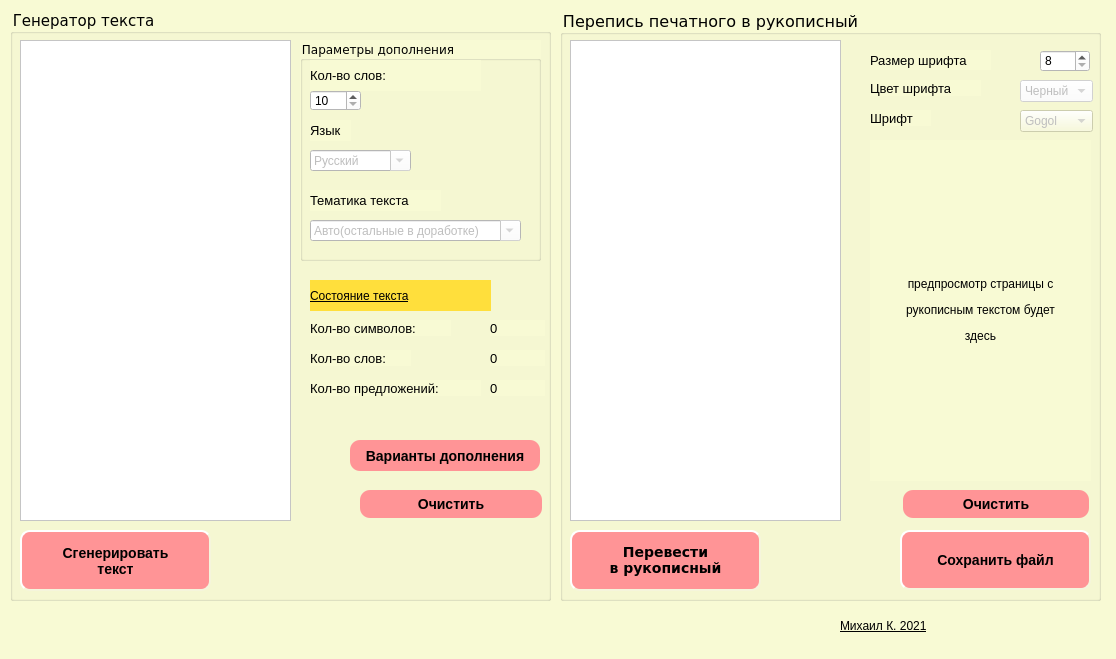
<?xml version="1.0" encoding="UTF-8"?>
<ui version="4.0">
 <class>MainWindow</class>
 <widget class="QMainWindow" name="MainWindow">
  <property name="geometry">
   <rect>
    <x>0</x>
    <y>0</y>
    <width>1116</width>
    <height>659</height>
   </rect>
  </property>
  <property name="windowTitle">
   <string>MainWindow</string>
  </property>
  <property name="styleSheet">
   <string notr="true">background-color: rgb(248, 250, 212);</string>
  </property>
  <property name="iconSize">
   <size>
    <width>32</width>
    <height>32</height>
   </size>
  </property>
  <widget class="QWidget" name="centralwidget">
   <widget class="QGroupBox" name="groupBox">
    <property name="geometry">
     <rect>
      <x>10</x>
      <y>10</y>
      <width>541</width>
      <height>591</height>
     </rect>
    </property>
    <property name="font">
     <font>
      <family>Verdana</family>
      <pointsize>11</pointsize>
     </font>
    </property>
    <property name="title">
     <string>Генератор текста</string>
    </property>
    <widget class="QTextEdit" name="textEdit">
     <property name="geometry">
      <rect>
       <x>10</x>
       <y>30</y>
       <width>271</width>
       <height>481</height>
      </rect>
     </property>
     <property name="cursor" stdset="0">
      <cursorShape>ArrowCursor</cursorShape>
     </property>
     <property name="toolTip">
      <string>&lt;html&gt;&lt;head/&gt;&lt;body&gt;&lt;p&gt;Введите свой текст, нажмите кнопку&lt;/p&gt;&lt;/body&gt;&lt;/html&gt;</string>
     </property>
     <property name="whatsThis">
      <string>&lt;html&gt;&lt;head/&gt;&lt;body&gt;&lt;p&gt;Введите свое предложение, нажмите на кнопку, оно будет дополнено&lt;/p&gt;&lt;/body&gt;&lt;/html&gt;</string>
     </property>
     <property name="styleSheet">
      <string notr="true">font: 9pt &quot;Verdana&quot;;
background-color: rgb(255, 255, 255);
text-align: justify;
</string>
     </property>
    </widget>
    <widget class="QGroupBox" name="groupBox_2">
     <property name="geometry">
      <rect>
       <x>290</x>
       <y>30</y>
       <width>241</width>
       <height>221</height>
      </rect>
     </property>
     <property name="font">
      <font>
       <family>Verdana</family>
       <pointsize>9</pointsize>
      </font>
     </property>
     <property name="title">
      <string>Параметры дополнения</string>
     </property>
     <widget class="QLabel" name="label">
      <property name="geometry">
       <rect>
        <x>10</x>
        <y>20</y>
        <width>171</width>
        <height>31</height>
       </rect>
      </property>
      <property name="font">
       <font>
        <family>MS Shell Dlg 2</family>
        <pointsize>10</pointsize>
        <weight>9</weight>
        <italic>false</italic>
        <bold>false</bold>
       </font>
      </property>
      <property name="styleSheet">
       <string notr="true">font: 75 10pt;</string>
      </property>
      <property name="text">
       <string>Кол-во слов:</string>
      </property>
     </widget>
     <widget class="QSpinBox" name="spinBox">
      <property name="geometry">
       <rect>
        <x>10</x>
        <y>50</y>
        <width>51</width>
        <height>21</height>
       </rect>
      </property>
      <property name="styleSheet">
       <string notr="true">background-color: rgb(255, 255, 255);</string>
      </property>
      <property name="minimum">
       <number>10</number>
      </property>
      <property name="maximum">
       <number>60</number>
      </property>
     </widget>
     <widget class="QComboBox" name="comboBox">
      <property name="enabled">
       <bool>false</bool>
      </property>
      <property name="geometry">
       <rect>
        <x>10</x>
        <y>110</y>
        <width>101</width>
        <height>21</height>
       </rect>
      </property>
      <property name="styleSheet">
       <string notr="true">background-color: rgb(255, 255, 255);</string>
      </property>
      <property name="editable">
       <bool>true</bool>
      </property>
      <item>
       <property name="text">
        <string>Русский</string>
       </property>
      </item>
      <item>
       <property name="text">
        <string>English(beta)</string>
       </property>
      </item>
     </widget>
     <widget class="QLabel" name="label_2">
      <property name="geometry">
       <rect>
        <x>10</x>
        <y>80</y>
        <width>41</width>
        <height>21</height>
       </rect>
      </property>
      <property name="styleSheet">
       <string notr="true">font: 75 10pt;</string>
      </property>
      <property name="text">
       <string>Язык</string>
      </property>
     </widget>
     <widget class="QLabel" name="label_3">
      <property name="geometry">
       <rect>
        <x>10</x>
        <y>150</y>
        <width>131</width>
        <height>21</height>
       </rect>
      </property>
      <property name="styleSheet">
       <string notr="true">font: 75 10pt;</string>
      </property>
      <property name="text">
       <string>Тематика текста</string>
      </property>
     </widget>
     <widget class="QComboBox" name="comboBox_2">
      <property name="enabled">
       <bool>false</bool>
      </property>
      <property name="geometry">
       <rect>
        <x>10</x>
        <y>180</y>
        <width>211</width>
        <height>21</height>
       </rect>
      </property>
      <property name="styleSheet">
       <string notr="true">background-color: rgb(255, 255, 255);</string>
      </property>
      <property name="editable">
       <bool>true</bool>
      </property>
      <item>
       <property name="text">
        <string>Авто(остальные в доработке)</string>
       </property>
      </item>
      <item>
       <property name="text">
        <string>Русский язык</string>
       </property>
      </item>
      <item>
       <property name="text">
        <string>Математика</string>
       </property>
      </item>
      <item>
       <property name="text">
        <string>Физика</string>
       </property>
      </item>
      <item>
       <property name="text">
        <string>Правоведение</string>
       </property>
      </item>
      <item>
       <property name="text">
        <string>Экономика</string>
       </property>
      </item>
      <item>
       <property name="text">
        <string>История</string>
       </property>
      </item>
     </widget>
    </widget>
    <widget class="QPushButton" name="pushButton">
     <property name="geometry">
      <rect>
       <x>10</x>
       <y>520</y>
       <width>191</width>
       <height>61</height>
      </rect>
     </property>
     <property name="cursor">
      <cursorShape>PointingHandCursor</cursorShape>
     </property>
     <property name="styleSheet">
      <string notr="true">QPushButton#pushButton {
	background-color: rgb(255, 148, 150);
	border-style: outset;
    border-width: 2px;
    border-radius: 10px;
    border-color: beige;
    font: bold 14px;
    min-width: 10em;
    padding: 6px;
}

QPushButton#pushButton:pressed{
	background-color: rgb(212, 155, 139);
}
</string>
     </property>
     <property name="text">
      <string>Сгенерировать
текст</string>
     </property>
    </widget>
    <widget class="QLabel" name="label_5">
     <property name="geometry">
      <rect>
       <x>300</x>
       <y>310</y>
       <width>141</width>
       <height>16</height>
      </rect>
     </property>
     <property name="styleSheet">
      <string notr="true">font: 75 10pt;</string>
     </property>
     <property name="text">
      <string>Кол-во символов:</string>
     </property>
    </widget>
    <widget class="QLabel" name="label_6">
     <property name="geometry">
      <rect>
       <x>300</x>
       <y>270</y>
       <width>181</width>
       <height>31</height>
      </rect>
     </property>
     <property name="styleSheet">
      <string notr="true">font: 75 12pt &quot;Verdana&quot;;
text-decoration: underline bold;
border-color: rgb(191, 28, 255);
background-color: rgb(255, 223, 60);</string>
     </property>
     <property name="text">
      <string>Состояние текста</string>
     </property>
    </widget>
    <widget class="QLabel" name="label_7">
     <property name="geometry">
      <rect>
       <x>300</x>
       <y>340</y>
       <width>101</width>
       <height>16</height>
      </rect>
     </property>
     <property name="styleSheet">
      <string notr="true">font: 75 10pt;</string>
     </property>
     <property name="text">
      <string>Кол-во слов:</string>
     </property>
    </widget>
    <widget class="QLabel" name="label_8">
     <property name="geometry">
      <rect>
       <x>300</x>
       <y>370</y>
       <width>171</width>
       <height>16</height>
      </rect>
     </property>
     <property name="styleSheet">
      <string notr="true">font: 75 10pt;</string>
     </property>
     <property name="text">
      <string>Кол-во предложений:</string>
     </property>
    </widget>
    <widget class="QLabel" name="label_Symb">
     <property name="geometry">
      <rect>
       <x>480</x>
       <y>310</y>
       <width>55</width>
       <height>16</height>
      </rect>
     </property>
     <property name="styleSheet">
      <string notr="true">font: 75 10pt;</string>
     </property>
     <property name="text">
      <string>0</string>
     </property>
    </widget>
    <widget class="QLabel" name="label_Word">
     <property name="geometry">
      <rect>
       <x>480</x>
       <y>340</y>
       <width>55</width>
       <height>16</height>
      </rect>
     </property>
     <property name="styleSheet">
      <string notr="true">font: 75 10pt;</string>
     </property>
     <property name="text">
      <string>0</string>
     </property>
    </widget>
    <widget class="QLabel" name="label_Sent">
     <property name="geometry">
      <rect>
       <x>480</x>
       <y>370</y>
       <width>55</width>
       <height>16</height>
      </rect>
     </property>
     <property name="styleSheet">
      <string notr="true">font: 75 10pt;</string>
     </property>
     <property name="text">
      <string>0</string>
     </property>
    </widget>
    <widget class="QPushButton" name="pushButton_3">
     <property name="geometry">
      <rect>
       <x>340</x>
       <y>430</y>
       <width>190</width>
       <height>31</height>
      </rect>
     </property>
     <property name="cursor">
      <cursorShape>PointingHandCursor</cursorShape>
     </property>
     <property name="styleSheet">
      <string notr="true">QPushButton#pushButton_3 {
	background-color: rgb(255, 148, 150);
    border-width: 2px;
    border-radius: 10px;
    border-color: beige;
    font: bold 14px;
    min-width: 10em;
    padding: 6px;
}

QPushButton#pushButton_3:pressed{
	background-color: rgb(212, 155, 139);
}
</string>
     </property>
     <property name="text">
      <string>Варианты дополнения</string>
     </property>
    </widget>
    <widget class="QPushButton" name="pushButton_4">
     <property name="geometry">
      <rect>
       <x>350</x>
       <y>480</y>
       <width>182</width>
       <height>28</height>
      </rect>
     </property>
     <property name="minimumSize">
      <size>
       <width>182</width>
       <height>0</height>
      </size>
     </property>
     <property name="cursor">
      <cursorShape>PointingHandCursor</cursorShape>
     </property>
     <property name="styleSheet">
      <string notr="true">QPushButton#pushButton_4 {
	background-color: rgb(255, 148, 150);
    border-width: 2px;
    border-radius: 10px;
    border-color: beige;
    font: bold 14px;
    min-width: 10em;
    padding: 6px;
}

QPushButton#pushButton_4:pressed{
	background-color: rgb(212, 155, 139);
}
</string>
     </property>
     <property name="text">
      <string>Очистить</string>
     </property>
    </widget>
    <zorder>groupBox_2</zorder>
    <zorder>textEdit</zorder>
    <zorder>pushButton</zorder>
    <zorder>label_5</zorder>
    <zorder>label_6</zorder>
    <zorder>label_7</zorder>
    <zorder>label_8</zorder>
    <zorder>label_Symb</zorder>
    <zorder>label_Word</zorder>
    <zorder>label_Sent</zorder>
    <zorder>pushButton_3</zorder>
    <zorder>pushButton_4</zorder>
   </widget>
   <widget class="QGroupBox" name="groupBox_3">
    <property name="geometry">
     <rect>
      <x>560</x>
      <y>10</y>
      <width>541</width>
      <height>591</height>
     </rect>
    </property>
    <property name="font">
     <font>
      <family>Verdana</family>
      <pointsize>12</pointsize>
     </font>
    </property>
    <property name="title">
     <string>Перепись печатного в рукописный</string>
    </property>
    <widget class="QTextEdit" name="textEdit_2">
     <property name="geometry">
      <rect>
       <x>10</x>
       <y>30</y>
       <width>271</width>
       <height>481</height>
      </rect>
     </property>
     <property name="cursor" stdset="0">
      <cursorShape>IBeamCursor</cursorShape>
     </property>
     <property name="toolTip">
      <string>&lt;html&gt;&lt;head/&gt;&lt;body&gt;&lt;p&gt;Введите текст, нажмите кнопку, сохраните изображение&lt;/p&gt;&lt;/body&gt;&lt;/html&gt;</string>
     </property>
     <property name="whatsThis">
      <string>&lt;html&gt;&lt;head/&gt;&lt;body&gt;&lt;p&gt;Введите текст, нажмите кнопку, сохраните изображение&lt;/p&gt;&lt;/body&gt;&lt;/html&gt;</string>
     </property>
     <property name="styleSheet">
      <string notr="true">font: 9pt &quot;Verdana&quot;;
background-color: rgb(255, 255, 255);
text-align: justify;

</string>
     </property>
    </widget>
    <widget class="QPushButton" name="pushButton_2">
     <property name="geometry">
      <rect>
       <x>10</x>
       <y>520</y>
       <width>191</width>
       <height>61</height>
      </rect>
     </property>
     <property name="font">
      <font>
       <family>Verdana</family>
       <pointsize>-1</pointsize>
       <weight>75</weight>
       <italic>false</italic>
       <bold>true</bold>
      </font>
     </property>
     <property name="cursor">
      <cursorShape>PointingHandCursor</cursorShape>
     </property>
     <property name="styleSheet">
      <string notr="true">QPushButton#pushButton_2 {
	background-color: rgb(255, 148, 150);
	border-style: outset;
    border-width: 2px;
    border-radius: 10px;
    border-color: beige;
    font: bold 14px;
    min-width: 10em;
    padding: 6px;
}

QPushButton#pushButton_2:pressed{
	background-color: rgb(212, 155, 139);
}
</string>
     </property>
     <property name="text">
      <string>Перевести 
в рукописный</string>
     </property>
    </widget>
    <widget class="QLabel" name="label_image">
     <property name="geometry">
      <rect>
       <x>310</x>
       <y>130</y>
       <width>221</width>
       <height>341</height>
      </rect>
     </property>
     <property name="text">
      <string>&lt;html&gt;&lt;head/&gt;&lt;body&gt;&lt;p align=&quot;center&quot;&gt;предпросмотр страницы с&lt;/p&gt;&lt;p align=&quot;center&quot;&gt;рукописным текстом будет&lt;/p&gt;&lt;p align=&quot;center&quot;&gt; здесь&lt;/p&gt;&lt;/body&gt;&lt;/html&gt;</string>
     </property>
     <property name="scaledContents">
      <bool>true</bool>
     </property>
    </widget>
    <widget class="QLabel" name="label_10">
     <property name="geometry">
      <rect>
       <x>310</x>
       <y>40</y>
       <width>121</width>
       <height>20</height>
      </rect>
     </property>
     <property name="styleSheet">
      <string notr="true">font: 75 10pt;</string>
     </property>
     <property name="text">
      <string>Размер шрифта</string>
     </property>
    </widget>
    <widget class="QLabel" name="label_11">
     <property name="geometry">
      <rect>
       <x>310</x>
       <y>100</y>
       <width>61</width>
       <height>16</height>
      </rect>
     </property>
     <property name="styleSheet">
      <string notr="true">font: 75 10pt;</string>
     </property>
     <property name="text">
      <string>Шрифт</string>
     </property>
    </widget>
    <widget class="QLabel" name="label_14">
     <property name="geometry">
      <rect>
       <x>310</x>
       <y>70</y>
       <width>111</width>
       <height>16</height>
      </rect>
     </property>
     <property name="styleSheet">
      <string notr="true">font: 75 10pt;</string>
     </property>
     <property name="text">
      <string>Цвет шрифта</string>
     </property>
    </widget>
    <widget class="QSpinBox" name="spinBox_2">
     <property name="geometry">
      <rect>
       <x>480</x>
       <y>40</y>
       <width>50</width>
       <height>22</height>
      </rect>
     </property>
     <property name="styleSheet">
      <string notr="true">background-color: rgb(255, 255, 255);</string>
     </property>
     <property name="minimum">
      <number>8</number>
     </property>
     <property name="maximum">
      <number>20</number>
     </property>
    </widget>
    <widget class="QPushButton" name="pushButton_5">
     <property name="geometry">
      <rect>
       <x>340</x>
       <y>520</y>
       <width>191</width>
       <height>60</height>
      </rect>
     </property>
     <property name="cursor">
      <cursorShape>PointingHandCursor</cursorShape>
     </property>
     <property name="styleSheet">
      <string notr="true">QPushButton#pushButton_5 {
	background-color: rgb(255, 148, 150);
	border-style: outset;
    border-width: 2px;
    border-radius: 10px;
    border-color: beige;
    font: bold 14px;
    min-width: 10em;
    padding: 6px;
}

QPushButton#pushButton_5:pressed{
	background-color: rgb(212, 155, 139);
}
</string>
     </property>
     <property name="text">
      <string>Сохранить файл</string>
     </property>
    </widget>
    <widget class="QComboBox" name="comboBox_3">
     <property name="enabled">
      <bool>false</bool>
     </property>
     <property name="geometry">
      <rect>
       <x>460</x>
       <y>70</y>
       <width>73</width>
       <height>22</height>
      </rect>
     </property>
     <property name="styleSheet">
      <string notr="true">background-color: rgb(255, 255, 255);</string>
     </property>
     <item>
      <property name="text">
       <string>Черный</string>
      </property>
     </item>
     <item>
      <property name="text">
       <string>Синий</string>
      </property>
     </item>
     <item>
      <property name="text">
       <string>Голубой</string>
      </property>
     </item>
    </widget>
    <widget class="QComboBox" name="comboBox_4">
     <property name="enabled">
      <bool>false</bool>
     </property>
     <property name="geometry">
      <rect>
       <x>460</x>
       <y>100</y>
       <width>73</width>
       <height>22</height>
      </rect>
     </property>
     <item>
      <property name="text">
       <string>Gogol</string>
      </property>
     </item>
    </widget>
    <widget class="QPushButton" name="pushButton_6">
     <property name="geometry">
      <rect>
       <x>343</x>
       <y>480</y>
       <width>186</width>
       <height>28</height>
      </rect>
     </property>
     <property name="cursor">
      <cursorShape>PointingHandCursor</cursorShape>
     </property>
     <property name="styleSheet">
      <string notr="true">QPushButton#pushButton_6 {
	background-color: rgb(255, 148, 150);
    border-width: 2px;
    border-radius: 10px;
    border-color: beige;
    font: bold 14px;
    min-width: 10em;
    padding: 6px;
}

QPushButton#pushButton_6:pressed{
	background-color: rgb(212, 155, 139);
}
</string>
     </property>
     <property name="text">
      <string>Очистить</string>
     </property>
    </widget>
   </widget>
   <widget class="QLabel" name="label_13">
    <property name="geometry">
     <rect>
      <x>840</x>
      <y>610</y>
      <width>251</width>
      <height>31</height>
     </rect>
    </property>
    <property name="styleSheet">
     <string notr="true">font: 75 italic 18pt &quot;Verdana&quot;;
text-decoration: underline;</string>
    </property>
    <property name="text">
     <string>Михаил К. 2021</string>
    </property>
   </widget>
   <widget class="QLabel" name="label_4">
    <property name="geometry">
     <rect>
      <x>10</x>
      <y>610</y>
      <width>531</width>
      <height>31</height>
     </rect>
    </property>
    <property name="styleSheet">
     <string notr="true">font: 75 18pt &quot;Verdana&quot;;</string>
    </property>
    <property name="text">
     <string/>
    </property>
   </widget>
  </widget>
  <action name="action">
   <property name="text">
    <string>Использование</string>
   </property>
  </action>
  <action name="action_2">
   <property name="text">
    <string>О разработчике</string>
   </property>
  </action>
 </widget>
 <resources/>
 <connections/>
</ui>
